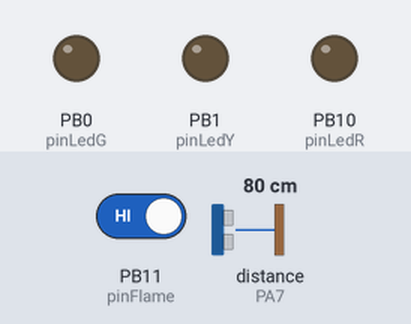
A sketch run on a simulated STM32 Blue Pill. Shown: output pins drawn as LEDs (lit = HIGH). Inputs (shaded band) come from the test bench; at power-on: PB11 (pinFlame) HIGH, distance to the obstacle (sensor on PA7) 80 cm. The echo pulse lasts 58.3 µs per cm; what the sketch prints to the serial monitor is not drawn.

Above: at 1.2 s.
1.3 s: PB11 (pinFlame) driven LOW
At 2.5 s:
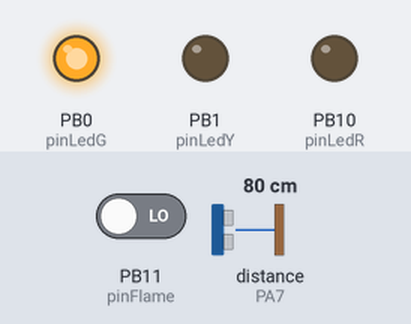
2.8 s: distance to the obstacle (sensor on PA7) set to 33 cm
4.3 s: distance to the obstacle (sensor on PA7) set to 26 cm
At 4.8 s:
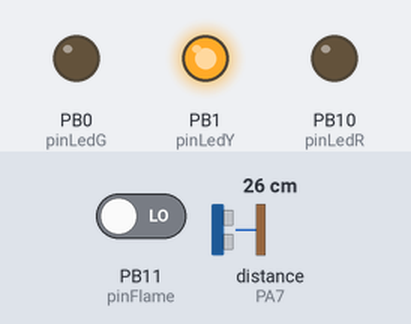
5.8 s: distance to the obstacle (sensor on PA7) set to 11 cm
7.3 s: distance to the obstacle (sensor on PA7) set to 8 cm
At 8.2 s:
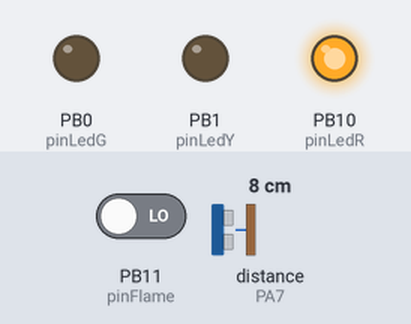
8.8 s: distance to the obstacle (sensor on PA7) set to 18 cm
At 9.4 s:
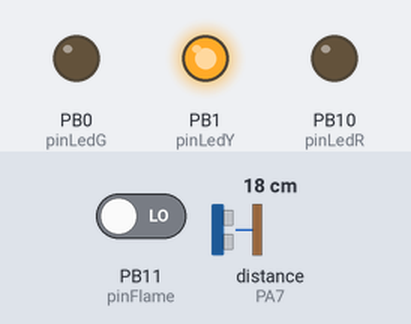
Timing chart, 0 to 11.3 s (numbered marks = the images above; inputs shaded):
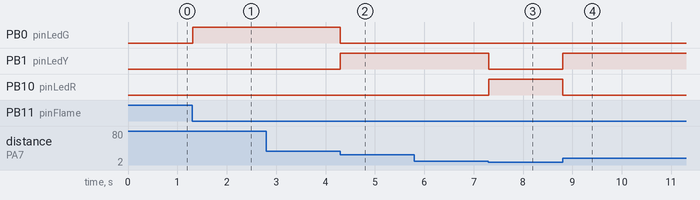

The sketch:

18_bpultrasonikfir_challenge.ino
```cpp
#include <NewPing.h>

// inisialisasi
int pinFlame = PB11;
int pinLedR = PB10;
int pinLedY = PB1;
int pinLedG = PB0;
int pinTrigger = PA5;
int pinEcho = PA7;

int prev = 0;
int toggle = 0;

// ultrasonik
int maxDistance = 5000;
NewPing ultraSonik(pinTrigger, pinEcho, maxDistance);

void setup() {
  Serial.begin(9600);
  pinMode(pinFlame, INPUT);
  pinMode(pinLedR, OUTPUT);
  pinMode(pinLedY, OUTPUT);
  pinMode(pinLedG, OUTPUT);
}

boolean checkRising(int input) {
  boolean isRising;
  if (prev == 0 && input == 1) {
    prev = input;
    return true;
  } else {
    prev = input;
    return false;
  }
}

void writeLED(int r, int y, int g) {
  digitalWrite(pinLedR, r);
  digitalWrite(pinLedY, y);
  digitalWrite(pinLedG, g);
}

void loop() {

  // baca input
  int readFlame = !digitalRead(pinFlame);
  boolean rising = checkRising(readFlame);
  int readUS = ultraSonik.ping_cm();

  // print
  Serial.print("Flame=" + String(readFlame));
  Serial.print(" rising=" + String(rising));
  Serial.print(" readUS=" + String(readUS));
  Serial.print(" toggle=" + String(toggle));
  Serial.println();

  // logic
  if (rising) {
    toggle = !toggle;
  }

  if (toggle) {
    if (readUS < 10 && readUS > 0) {
      writeLED(1, 0, 0);
    } else if (readUS < 30 && readUS > 0) {
      writeLED(0, 1, 0);
    } else {
      writeLED(0, 0, 1);
    }
  } else {
    writeLED(0, 0, 0);
  }
}
```

Measured:
- the behaviour switches between 30 and 29 cm on distance to the obstacle (sensor on PA7) (found by bisection; images 1 and 2)
- the behaviour switches between 10 and 9 cm on distance to the obstacle (sensor on PA7) (found by bisection; images 2 and 3)
- after the input at 1.3 s, PB0 (pinLedG): LOW → HIGH at once
- after the input at 4.3 s, PB0 (pinLedG): HIGH → LOW at once; PB1 (pinLedY): LOW → HIGH at once
- after the input at 7.3 s, PB1 (pinLedY): HIGH → LOW at once; PB10 (pinLedR): LOW → HIGH at once
- after the input at 8.8 s, PB1 (pinLedY): LOW → HIGH at once; PB10 (pinLedR): HIGH → LOW at once
